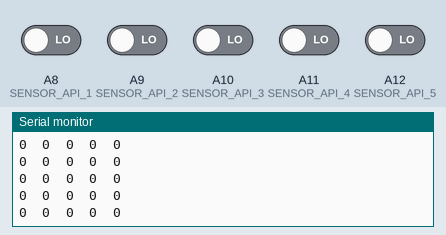
This sketch was run on a simulated Arduino Mega 2560, built with avr-gcc and run on an emulated ATmega2560. On the bench: the last lines printed to the serial monitor. The inputs (shaded band) are chosen by the test bench; at power-on: A8 (SENSOR_API_1), A9 (SENSOR_API_2), A10 (SENSOR_API_3), A11 (SENSOR_API_4), A12 (SENSOR_API_5) LOW.

Above: at 1.2 s.
1.3 s: A8 (SENSOR_API_1) driven HIGH
At 2.0 s:
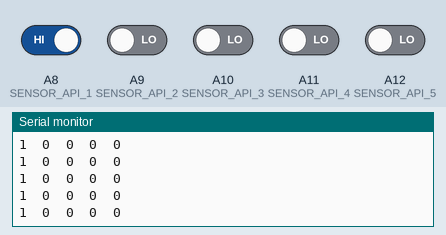
4.3 s: A9 (SENSOR_API_2) driven HIGH
At 5.4 s:
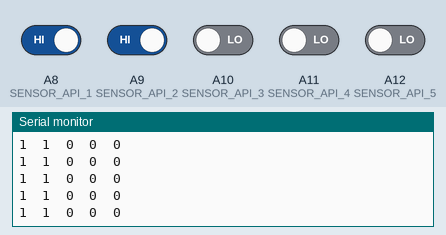
5.8 s: A10 (SENSOR_API_3) driven HIGH
At 6.9 s:
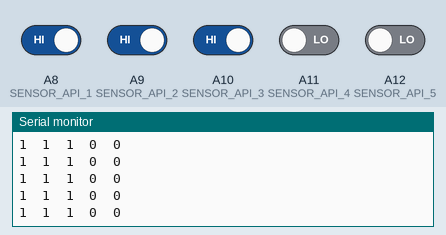
8.8 s: A11 (SENSOR_API_4) driven HIGH
At 9.7 s:
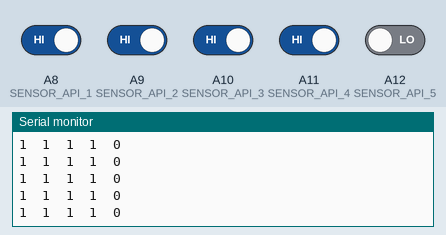
11.8 s: A12 (SENSOR_API_5) driven HIGH
At 12.5 s:
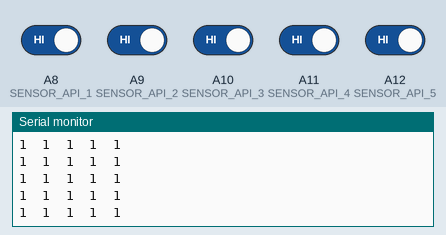
14.8 s: A8 (SENSOR_API_1) driven LOW
At 15.9 s:
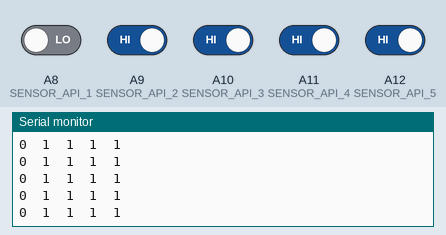

Measured:
- after the input at 1.3 s, the serial monitor: prints a new line after 0.07 s (image 1)
- after the input at 4.3 s, the serial monitor: prints a new line after 0.07 s (image 2)
- after the input at 5.8 s, the serial monitor: prints a new line after 0.07 s (image 3)
- after the input at 8.8 s, the serial monitor: prints a new line after 0.06 s (image 4)
- after the input at 11.8 s, the serial monitor: prints a new line after 0.06 s (image 5)
- after the input at 14.8 s, the serial monitor: prints a new line after 0.08 s (image 6)

The sketch:

flame_sensor.ino
```cpp
#define SENSOR_API_1 A8
#define SENSOR_API_2 A9
#define SENSOR_API_3 A10
#define SENSOR_API_4 A11
#define SENSOR_API_5 A12

void setup() {
  Serial.begin(9600);

  pinMode( SENSOR_API_1 , INPUT);
  pinMode( SENSOR_API_2 , INPUT);
  pinMode( SENSOR_API_3 , INPUT);
  pinMode( SENSOR_API_4 , INPUT);
  pinMode( SENSOR_API_5 , INPUT);
}

void loop() {
  Serial.print( digitalRead(SENSOR_API_1) ); Serial.print("  ");
  Serial.print( digitalRead(SENSOR_API_2) ); Serial.print("  ");
  Serial.print( digitalRead(SENSOR_API_3) ); Serial.print("  ");
  Serial.print( digitalRead(SENSOR_API_4) ); Serial.print("  ");
  Serial.print( digitalRead(SENSOR_API_5) ); Serial.println();

}
```
